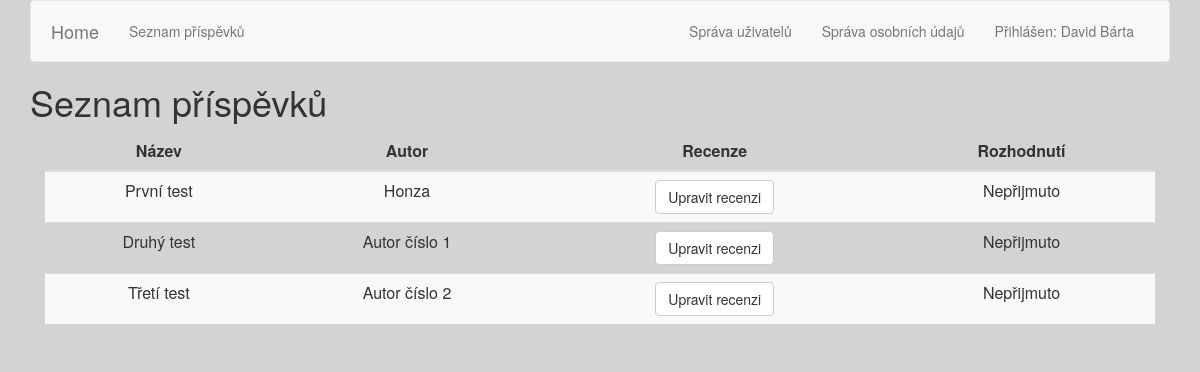
The app's page /seznam-prispevku-admin.php (signed in) with its own data.
### tables this page shows
CREATE TABLE IF NOT EXISTS `prispevek` (
    `id_prispevek`   INTEGER NOT NULL AUTO_INCREMENT,
    `nazev`          VARCHAR(50) NOT NULL,
    `autor`         VARCHAR(100) NOT NULL,
    `abstract`       VARCHAR(300) NOT NULL,
    `pdf_soubor`     VARCHAR(50) NOT NULL,
    `rozhodnuti`     VARCHAR(4) NOT NULL,
    `post`     VARCHAR(4) NOT NULL,
    PRIMARY KEY (`id_prispevek`));

### settings.inc.php (called while the page is built, shortened)
<?php
    $db_server = "localhost";
    $db_name = "db1_web";
    $db_user = "root";
    $db_pass = "";
?>

### database.class.php (called while the page is built, shortened)
<?php
include_once("settings.inc.php");
class Database {
    private $db;
    public function __construct(){
        global $db_server, $db_name, $db_user, $db_pass;
        $this->db = new PDO("mysql:host=$db_server;dbname=$db_name", $db_user, $db_pass);
        $this->db->setAttribute(PDO::ATTR_ERRMODE, PDO::ERRMODE_EXCEPTION);
        $this->db->query("SET NAMES utf8");
    }
    private function executeQuery($dotaz){
        $res = $this->db->query($dotaz);
        if (!$res) {
            $error = $this->db->errorInfo();
            echo $error[2];
            return null;
        } else {
            return $res;
        }
    }
    private function resultObjectToArray($obj){
        return $obj->fetchAll();
    }
    public function vsechnyPrispevky(){
        $q = "SELECT * FROM prispevek";
        $res = $this->executeQuery($q);
        $res =$this->resultObjectToArray($res);
        if($res != null && count($res)>0){
            return $res;
        } else {
            return null;
        }
    }
    public function setRozhodnuti($prispevekID) {
        $q = "SELECT * FROM posudek
                WHERE posudek.id_prispevek=$prispevekID";
        $posudky = $this->executeQuery($q);
        $count = 0;
        foreach($posudky as $p) {
            if($p['originalita'] != 0 && $p['tema'] != 0 && $p['technicka_kvalita'] != 0 && $p['jazykova_kvalita'] != 0 && $p['doporuceni'] != 0) {
                $count++;
            }
        }
        if($count < 3) {
            $q1 = "UPDATE prispevek
                    SET rozhodnuti='ne'
                    WHERE id_prispevek = $prispevekID";
            $res = $this->executeQuery($q1);
            if($res == null){
                return false;
            } else {
                return true;
            }
        } else {
            $q1 = "UPDATE prispevek
                    SET rozhodnuti='ano'
                    WHERE id_prispevek = $prispevekID";
            $res = $this->executeQuery($q1);
            if($res == null){
                return false;
            } else {
                return true;
            }
        }
    }
    public function isUserLogged(){
        return isset($_SESSION["user"]);
    }
}
?>

### seznam-prispevku-admin.php (the view, shortened to what this page needs)
<?php
    $title = "Seznam příspěvků";
    include("zaklad.php");
    $PDOObj = head($title);
?>
<?php
    if(!$PDOObj->isUserLogged()) {
?>
    <b>Tato strána je dostupná pouze přihlášeným uživatelům.</b>
<?php
    } else {
        $prispevky = $PDOObj->vsechnyPrispevky();
        $count = 0;
        foreach($prispevky as $p) {
            if($p["post"] != "ano") {
                $count++;
            }
        }
        if($count > 0) {
?>
    <div class="col-md-8 col-lg-12">
        <table class="table table-striped">
            <thead>
                <tr><th>Název</th><th>Autor</th><th>Recenze</th><th>Rozhodnutí</th></tr>
            </thead>
            <tbody>
            <?php
                if($prispevky != null) {
                    foreach($prispevky as $p){
                        if($p["post"] != "ano") {
                            $PDOObj->setRozhodnuti($p['id_prispevek']);
                            $rozhodnuti = $p['rozhodnuti'];
                            $roz = "";
                            if($rozhodnuti == "ne") {
                                $roz = "Nepřijmuto";
                            } else {
                                $roz = "<form action='' method='POST'>
                                            <input type='hidden' name='prispevek-id' value='$p[id_prispevek]'>
                                            <button class='btn btn-default' type='submit' name='potvrzeni'>Přijmout</button>
                                        </form>";
                            }
                            echo "<tr>
                                <td>$p[nazev]</td>
                                <td>$p[autor]</td>
                                <td><a class='btn btn-default' href='index.php?page=11&prispevek=$p[id_prispevek]'>Upravit recenzi</a></td>
                                <td>$roz</td>
                                </tr>";
                        }
                    }
                }
            ?>
            </tbody>
        </table>
    </div>
<?php
        } else {
            echo "<b>Nebyly nalezeny žádné příspěvky!</b><br><br>";
        }
    }
?>

### css/styles.css (style rules this page uses)
body { background-color: lightgray; }
.table { text-align: center; }
th { text-align: center; }

### records on screen
prispevek: nazev "První test", autor "Honza", rozhodnuti "Nepřijmuto"
prispevek: nazev "Druhý test", autor "Autor číslo 1", rozhodnuti "Nepřijmuto"
prispevek: nazev "Třetí test", autor "Autor číslo 2", rozhodnuti "Nepřijmuto"

### other values on screen
$_SESSION["user"]["jmeno"] "David Bárta"
$title "Seznam příspěvků"
